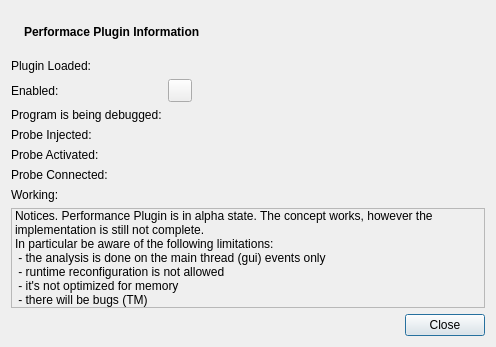
<?xml version="1.0" encoding="UTF-8"?>
<ui version="4.0">
 <author>Enrico Ros</author>
 <class>InfoView</class>
 <widget class="QDialog" name="InfoView">
  <property name="geometry">
   <rect>
    <x>0</x>
    <y>0</y>
    <width>496</width>
    <height>347</height>
   </rect>
  </property>
  <property name="windowTitle">
   <string>Performance Plugin Information</string>
  </property>
  <layout class="QGridLayout" name="gridLayout">
   <item row="0" column="0">
    <widget class="QLabel" name="iconLabel">
     <property name="sizePolicy">
      <sizepolicy hsizetype="Fixed" vsizetype="Preferred">
       <horstretch>0</horstretch>
       <verstretch>0</verstretch>
      </sizepolicy>
     </property>
     <property name="pixmap">
      <pixmap resource="performance.qrc">:/performance/images/menu-icon.png</pixmap>
     </property>
    </widget>
   </item>
   <item row="0" column="1">
    <widget class="QLabel" name="titleLabel">
     <property name="font">
      <font>
       <weight>75</weight>
       <bold>true</bold>
      </font>
     </property>
     <property name="text">
      <string>Performace Plugin Information</string>
     </property>
    </widget>
   </item>
   <item row="1" column="0" colspan="2">
    <layout class="QFormLayout" name="formLayout">
     <item row="0" column="0">
      <widget class="QLabel" name="label_6">
       <property name="text">
        <string>Plugin Loaded:</string>
       </property>
      </widget>
     </item>
     <item row="0" column="1">
      <widget class="QLabel" name="label_8">
       <property name="text">
        <string/>
       </property>
       <property name="pixmap">
        <pixmap resource="performance.qrc">:/performance/images/status-ok.png</pixmap>
       </property>
      </widget>
     </item>
     <item row="1" column="0">
      <widget class="QLabel" name="label">
       <property name="text">
        <string>Enabled:</string>
       </property>
      </widget>
     </item>
     <item row="1" column="1">
      <widget class="QToolButton" name="enaButton">
       <property name="checkable">
        <bool>true</bool>
       </property>
      </widget>
     </item>
     <item row="2" column="0">
      <widget class="QLabel" name="label_2">
       <property name="text">
        <string>Program is being debugged:</string>
       </property>
      </widget>
     </item>
     <item row="2" column="1">
      <widget class="QLabel" name="debLabel"/>
     </item>
     <item row="3" column="0">
      <widget class="QLabel" name="label_3">
       <property name="text">
        <string>Probe Injected:</string>
       </property>
      </widget>
     </item>
     <item row="3" column="1">
      <widget class="QLabel" name="hlpLabel"/>
     </item>
     <item row="4" column="0">
      <widget class="QLabel" name="label_4">
       <property name="text">
        <string>Probe Activated:</string>
       </property>
      </widget>
     </item>
     <item row="4" column="1">
      <widget class="QLabel" name="injLabel"/>
     </item>
     <item row="5" column="0">
      <widget class="QLabel" name="label_5">
       <property name="text">
        <string>Probe Connected:</string>
       </property>
      </widget>
     </item>
     <item row="5" column="1">
      <widget class="QLabel" name="conLabel"/>
     </item>
     <item row="6" column="0">
      <widget class="QLabel" name="label_7">
       <property name="text">
        <string>Working:</string>
       </property>
      </widget>
     </item>
     <item row="6" column="1">
      <widget class="QLabel" name="workLabel"/>
     </item>
    </layout>
   </item>
   <item row="2" column="0" colspan="2">
    <widget class="QLabel" name="infoLabel">
     <property name="frameShape">
      <enum>QFrame::StyledPanel</enum>
     </property>
     <property name="frameShadow">
      <enum>QFrame::Sunken</enum>
     </property>
     <property name="text">
      <string>Notices. Performance Plugin is in alpha state. The concept works, however the implementation is still not complete.
In particular be aware of the following limitations:
 - the analysis is done on the main thread (gui) events only
 - runtime reconfiguration is not allowed
 - it's not optimized for memory
 - there will be bugs (TM)</string>
     </property>
     <property name="wordWrap">
      <bool>true</bool>
     </property>
     <property name="textInteractionFlags">
      <set>Qt::NoTextInteraction</set>
     </property>
    </widget>
   </item>
   <item row="3" column="0" colspan="2">
    <widget class="QDialogButtonBox" name="buttonBox">
     <property name="standardButtons">
      <set>QDialogButtonBox::Close</set>
     </property>
    </widget>
   </item>
  </layout>
 </widget>
 <resources>
  <include location="performance.qrc"/>
 </resources>
 <connections>
  <connection>
   <sender>buttonBox</sender>
   <signal>rejected()</signal>
   <receiver>InfoView</receiver>
   <slot>close()</slot>
   <hints>
    <hint type="sourcelabel">
     <x>220</x>
     <y>296</y>
    </hint>
    <hint type="destinationlabel">
     <x>213</x>
     <y>272</y>
    </hint>
   </hints>
  </connection>
 </connections>
</ui>
